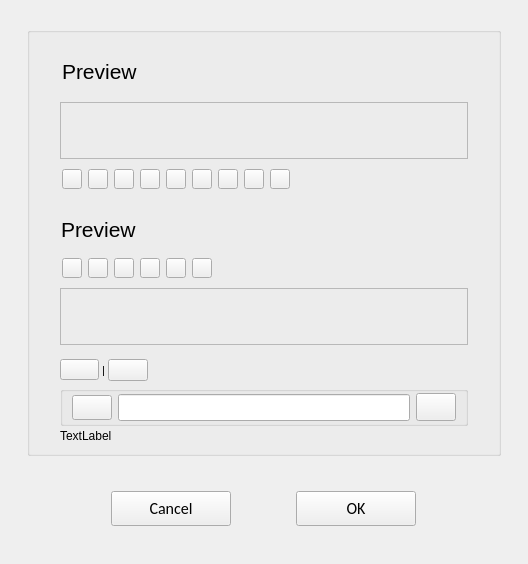
<?xml version="1.0" encoding="UTF-8"?>
<ui version="4.0">
 <class>C_GiSyColorSelectWidget</class>
 <widget class="QWidget" name="C_GiSyColorSelectWidget">
  <property name="geometry">
   <rect>
    <x>0</x>
    <y>0</y>
    <width>528</width>
    <height>564</height>
   </rect>
  </property>
  <property name="windowTitle">
   <string>C_GiSyColorSelectWidget</string>
  </property>
  <layout class="QVBoxLayout" name="verticalLayout">
   <property name="leftMargin">
    <number>27</number>
   </property>
   <property name="topMargin">
    <number>27</number>
   </property>
   <property name="rightMargin">
    <number>27</number>
   </property>
   <property name="bottomMargin">
    <number>0</number>
   </property>
   <item>
    <widget class="stw::opensyde_gui_elements::C_OgeGbx" name="pc_GroupBoxGeneral">
     <property name="minimumSize">
      <size>
       <width>356</width>
       <height>415</height>
      </size>
     </property>
     <layout class="QVBoxLayout" name="verticalLayout_3">
      <property name="spacing">
       <number>0</number>
      </property>
      <property name="leftMargin">
       <number>30</number>
      </property>
      <property name="rightMargin">
       <number>30</number>
      </property>
      <item>
       <layout class="QHBoxLayout" name="horizontalLayout_1">
        <property name="leftMargin">
         <number>2</number>
        </property>
        <item>
         <widget class="stw::opensyde_gui_elements::C_OgeLabContextMenuBase" name="pc_LabelHeadingPreviewStandardColors">
          <property name="styleRole" stdset="0">
           <string>heading-group-bold</string>
          </property>
          <property name="minimumSize">
           <size>
            <width>0</width>
            <height>30</height>
           </size>
          </property>
          <property name="font">
           <font>
            <family>Segoe UI</family>
            <pointsize>16</pointsize>
           </font>
          </property>
          <property name="text">
           <string>Preview</string>
          </property>
         </widget>
        </item>
        <item>
         <spacer name="horizontalSpacer_1">
          <property name="orientation">
           <enum>Qt::Horizontal</enum>
          </property>
          <property name="sizeHint" stdset="0">
           <size>
            <width>100</width>
            <height>0</height>
           </size>
          </property>
         </spacer>
        </item>
       </layout>
      </item>
      <item>
       <spacer name="verticalSpacer_1">
        <property name="orientation">
         <enum>Qt::Vertical</enum>
        </property>
        <property name="sizeType">
         <enum>QSizePolicy::Fixed</enum>
        </property>
        <property name="sizeHint" stdset="0">
         <size>
          <width>2</width>
          <height>2</height>
         </size>
        </property>
       </spacer>
      </item>
      <item>
       <layout class="QVBoxLayout" name="verticalLayout_1">
        <item>
         <widget class="stw::opensyde_gui_elements::C_OgeFraSeparator" name="pc_Frame_3">
          <property name="minimumSize">
           <size>
            <width>0</width>
            <height>1</height>
           </size>
          </property>
          <property name="frameShape">
           <enum>QFrame::StyledPanel</enum>
          </property>
          <property name="frameShadow">
           <enum>QFrame::Raised</enum>
          </property>
         </widget>
        </item>
       </layout>
      </item>
      <item>
       <spacer name="verticalSpacer_2">
        <property name="orientation">
         <enum>Qt::Vertical</enum>
        </property>
        <property name="sizeType">
         <enum>QSizePolicy::Fixed</enum>
        </property>
        <property name="sizeHint" stdset="0">
         <size>
          <width>10</width>
          <height>10</height>
         </size>
        </property>
       </spacer>
      </item>
      <item>
       <layout class="QHBoxLayout" name="horizontalLayout_20">
        <item>
         <layout class="QHBoxLayout" name="horizontalLayout_21">
          <property name="spacing">
           <number>6</number>
          </property>
          <property name="leftMargin">
           <number>2</number>
          </property>
          <item>
           <widget class="stw::opensyde_gui_elements::C_OgePubColor" name="pc_PushButtonLightBlue">
            <property name="maximumSize">
             <size>
              <width>20</width>
              <height>20</height>
             </size>
            </property>
            <property name="checkable">
             <bool>true</bool>
            </property>
           </widget>
          </item>
          <item>
           <widget class="stw::opensyde_gui_elements::C_OgePubColor" name="pc_PushButtonGreen">
            <property name="maximumSize">
             <size>
              <width>20</width>
              <height>20</height>
             </size>
            </property>
            <property name="checkable">
             <bool>true</bool>
            </property>
           </widget>
          </item>
          <item>
           <widget class="stw::opensyde_gui_elements::C_OgePubColor" name="pc_PushButtonGold">
            <property name="maximumSize">
             <size>
              <width>20</width>
              <height>20</height>
             </size>
            </property>
            <property name="checkable">
             <bool>true</bool>
            </property>
           </widget>
          </item>
          <item>
           <widget class="stw::opensyde_gui_elements::C_OgePubColor" name="pc_PushButtonOrange">
            <property name="maximumSize">
             <size>
              <width>20</width>
              <height>20</height>
             </size>
            </property>
            <property name="checkable">
             <bool>true</bool>
            </property>
           </widget>
          </item>
          <item>
           <widget class="stw::opensyde_gui_elements::C_OgePubColor" name="pc_PushButtonRed">
            <property name="maximumSize">
             <size>
              <width>20</width>
              <height>20</height>
             </size>
            </property>
            <property name="checkable">
             <bool>true</bool>
            </property>
           </widget>
          </item>
          <item>
           <widget class="stw::opensyde_gui_elements::C_OgePubColor" name="pc_PushButtonPurple">
            <property name="maximumSize">
             <size>
              <width>20</width>
              <height>20</height>
             </size>
            </property>
            <property name="checkable">
             <bool>true</bool>
            </property>
           </widget>
          </item>
          <item>
           <widget class="stw::opensyde_gui_elements::C_OgePubColor" name="pc_PushButtonLightGreen">
            <property name="maximumSize">
             <size>
              <width>20</width>
              <height>20</height>
             </size>
            </property>
            <property name="checkable">
             <bool>true</bool>
            </property>
           </widget>
          </item>
          <item>
           <widget class="stw::opensyde_gui_elements::C_OgePubColor" name="pc_PushButtonDarkBlueGreen">
            <property name="maximumSize">
             <size>
              <width>20</width>
              <height>20</height>
             </size>
            </property>
            <property name="checkable">
             <bool>true</bool>
            </property>
           </widget>
          </item>
          <item>
           <widget class="stw::opensyde_gui_elements::C_OgePubColor" name="pc_PushButtonLavendel">
            <property name="maximumSize">
             <size>
              <width>20</width>
              <height>20</height>
             </size>
            </property>
            <property name="checkable">
             <bool>true</bool>
            </property>
           </widget>
          </item>
          <item>
           <spacer name="horizontalSpacer_2">
            <property name="orientation">
             <enum>Qt::Horizontal</enum>
            </property>
            <property name="sizeHint" stdset="0">
             <size>
              <width>100</width>
              <height>1</height>
             </size>
            </property>
           </spacer>
          </item>
         </layout>
        </item>
       </layout>
      </item>
      <item>
       <spacer name="verticalSpacer_3">
        <property name="orientation">
         <enum>Qt::Vertical</enum>
        </property>
        <property name="sizeType">
         <enum>QSizePolicy::Fixed</enum>
        </property>
        <property name="sizeHint" stdset="0">
         <size>
          <width>11</width>
          <height>11</height>
         </size>
        </property>
       </spacer>
      </item>
      <item>
       <layout class="QHBoxLayout" name="horizontalLayout_3">
        <property name="leftMargin">
         <number>1</number>
        </property>
        <item>
         <widget class="stw::opensyde_gui_elements::C_OgeLabContextMenuBase" name="pc_LabelHeadingPreviewRecentColors">
          <property name="styleRole" stdset="0">
           <string>heading-group-bold</string>
          </property>
          <property name="minimumSize">
           <size>
            <width>0</width>
            <height>30</height>
           </size>
          </property>
          <property name="font">
           <font>
            <family>Segoe UI</family>
            <pointsize>16</pointsize>
           </font>
          </property>
          <property name="text">
           <string>Preview</string>
          </property>
         </widget>
        </item>
        <item>
         <spacer name="horizontalSpacer_3">
          <property name="orientation">
           <enum>Qt::Horizontal</enum>
          </property>
          <property name="sizeHint" stdset="0">
           <size>
            <width>100</width>
            <height>1</height>
           </size>
          </property>
         </spacer>
        </item>
       </layout>
      </item>
      <item>
       <layout class="QHBoxLayout" name="horizontalLayout_4">
        <property name="spacing">
         <number>6</number>
        </property>
        <property name="leftMargin">
         <number>2</number>
        </property>
        <item>
         <widget class="stw::opensyde_gui_elements::C_OgePubColor" name="pc_PushButtonRecentColorNr1">
          <property name="maximumSize">
           <size>
            <width>20</width>
            <height>20</height>
           </size>
          </property>
          <property name="checkable">
           <bool>true</bool>
          </property>
         </widget>
        </item>
        <item>
         <widget class="stw::opensyde_gui_elements::C_OgePubColor" name="pc_PushButtonRecentColorNr2">
          <property name="maximumSize">
           <size>
            <width>20</width>
            <height>20</height>
           </size>
          </property>
          <property name="checkable">
           <bool>true</bool>
          </property>
         </widget>
        </item>
        <item>
         <widget class="stw::opensyde_gui_elements::C_OgePubColor" name="pc_PushButtonRecentColorNr3">
          <property name="maximumSize">
           <size>
            <width>20</width>
            <height>20</height>
           </size>
          </property>
          <property name="checkable">
           <bool>true</bool>
          </property>
         </widget>
        </item>
        <item>
         <widget class="stw::opensyde_gui_elements::C_OgePubColor" name="pc_PushButtonRecentColorNr4">
          <property name="maximumSize">
           <size>
            <width>20</width>
            <height>20</height>
           </size>
          </property>
          <property name="checkable">
           <bool>true</bool>
          </property>
         </widget>
        </item>
        <item>
         <widget class="stw::opensyde_gui_elements::C_OgePubColor" name="pc_PushButtonRecentColorNr5">
          <property name="maximumSize">
           <size>
            <width>20</width>
            <height>20</height>
           </size>
          </property>
          <property name="checkable">
           <bool>true</bool>
          </property>
         </widget>
        </item>
        <item>
         <widget class="stw::opensyde_gui_elements::C_OgePubColor" name="pc_PushButtonRecentColorNr6">
          <property name="maximumSize">
           <size>
            <width>20</width>
            <height>20</height>
           </size>
          </property>
          <property name="checkable">
           <bool>true</bool>
          </property>
         </widget>
        </item>
        <item>
         <spacer name="horizontalSpacer_4">
          <property name="orientation">
           <enum>Qt::Horizontal</enum>
          </property>
          <property name="sizeHint" stdset="0">
           <size>
            <width>100</width>
            <height>1</height>
           </size>
          </property>
         </spacer>
        </item>
       </layout>
      </item>
      <item>
       <spacer name="verticalSpacer_4">
        <property name="orientation">
         <enum>Qt::Vertical</enum>
        </property>
        <property name="sizeType">
         <enum>QSizePolicy::Fixed</enum>
        </property>
        <property name="sizeHint" stdset="0">
         <size>
          <width>10</width>
          <height>10</height>
         </size>
        </property>
       </spacer>
      </item>
      <item>
       <layout class="QVBoxLayout" name="verticalLayout_2">
        <item>
         <widget class="stw::opensyde_gui_elements::C_OgeFraSeparator" name="frame">
          <property name="minimumSize">
           <size>
            <width>0</width>
            <height>1</height>
           </size>
          </property>
          <property name="frameShape">
           <enum>QFrame::StyledPanel</enum>
          </property>
          <property name="frameShadow">
           <enum>QFrame::Raised</enum>
          </property>
         </widget>
        </item>
       </layout>
      </item>
      <item>
       <spacer name="verticalSpacer_5">
        <property name="orientation">
         <enum>Qt::Vertical</enum>
        </property>
        <property name="sizeType">
         <enum>QSizePolicy::Fixed</enum>
        </property>
        <property name="sizeHint" stdset="0">
         <size>
          <width>7</width>
          <height>7</height>
         </size>
        </property>
       </spacer>
      </item>
      <item>
       <layout class="QHBoxLayout" name="pc_horizontalLayout_5">
        <property name="spacing">
         <number>6</number>
        </property>
       </layout>
      </item>
      <item>
       <spacer name="verticalSpacer_6">
        <property name="orientation">
         <enum>Qt::Vertical</enum>
        </property>
        <property name="sizeType">
         <enum>QSizePolicy::Fixed</enum>
        </property>
        <property name="sizeHint" stdset="0">
         <size>
          <width>7</width>
          <height>7</height>
         </size>
        </property>
       </spacer>
      </item>
      <item>
       <layout class="QHBoxLayout" name="horizontalLayout_6">
        <property name="spacing">
         <number>3</number>
        </property>
        <item>
         <widget class="QPushButton" name="pc_PushButtonHtml">
          <property name="styleRole" stdset="0">
           <string>text-only</string>
          </property>
          <property name="minimumSize">
           <size>
            <width>30</width>
            <height>10</height>
           </size>
          </property>
          <property name="font">
           <font>
            <family>Segoe UI</family>
            <pointsize>8</pointsize>
           </font>
          </property>
         </widget>
        </item>
        <item>
         <widget class="stw::opensyde_gui_elements::C_OgeLabGenericNoPaddingNoMargins" name="pc_LabelPipeSymbol">
          <property name="minimumSize">
           <size>
            <width>2</width>
            <height>0</height>
           </size>
          </property>
          <property name="font">
           <font>
            <family>Segoe UI</family>
            <pointsize>8</pointsize>
           </font>
          </property>
          <property name="text">
           <string>|</string>
          </property>
         </widget>
        </item>
        <item>
         <widget class="QPushButton" name="pc_PushButtonRgba">
          <property name="styleRole" stdset="0">
           <string>text-only</string>
          </property>
          <property name="minimumSize">
           <size>
            <width>30</width>
            <height>10</height>
           </size>
          </property>
          <property name="font">
           <font>
            <family>Segoe UI</family>
           </font>
          </property>
         </widget>
        </item>
        <item>
         <spacer name="horizontalSpacer_5">
          <property name="orientation">
           <enum>Qt::Horizontal</enum>
          </property>
          <property name="sizeHint" stdset="0">
           <size>
            <width>100</width>
            <height>1</height>
           </size>
          </property>
         </spacer>
        </item>
       </layout>
      </item>
      <item>
       <spacer name="verticalSpacer_7">
        <property name="orientation">
         <enum>Qt::Vertical</enum>
        </property>
        <property name="sizeType">
         <enum>QSizePolicy::Fixed</enum>
        </property>
        <property name="sizeHint" stdset="0">
         <size>
          <width>5</width>
          <height>5</height>
         </size>
        </property>
       </spacer>
      </item>
      <item>
       <layout class="QVBoxLayout" name="verticalLayout_4">
        <property name="spacing">
         <number>2</number>
        </property>
        <item>
         <widget class="stw::opensyde_gui_elements::C_OgeGbxGrayed" name="pc_GroupBoxEditColorPicker">
          <property name="minimumSize">
           <size>
            <width>291</width>
            <height>40</height>
           </size>
          </property>
          <layout class="QHBoxLayout" name="horizontalLayout">
           <property name="topMargin">
            <number>0</number>
           </property>
           <property name="bottomMargin">
            <number>0</number>
           </property>
           <item>
            <widget class="stw::opensyde_gui_elements::C_OgePubIconOnly" name="pc_PushButtonIcon">
             <property name="minimumSize">
              <size>
               <width>25</width>
               <height>25</height>
              </size>
             </property>
             <property name="checkable">
              <bool>true</bool>
             </property>
            </widget>
           </item>
           <item>
            <widget class="QLineEdit" name="pc_LineEditColor">
             <property name="font">
              <font>
               <family>Segoe UI</family>
               <pointsize>12</pointsize>
              </font>
             </property>
            </widget>
           </item>
           <item>
            <widget class="stw::opensyde_gui::C_GiSyColorShower" name="pc_PushButtonColorShower">
             <property name="minimumSize">
              <size>
               <width>28</width>
               <height>28</height>
              </size>
             </property>
            </widget>
           </item>
          </layout>
          <zorder>pc_LineEditColor</zorder>
          <zorder>pc_PushButtonIcon</zorder>
          <zorder>pc_PushButtonColorShower</zorder>
         </widget>
        </item>
        <item>
         <widget class="stw::opensyde_gui_elements::C_OgeLabGenericNoPaddingNoMargins" name="pc_LabelNote">
          <property name="minimumSize">
           <size>
            <width>291</width>
            <height>0</height>
           </size>
          </property>
          <property name="font">
           <font>
            <family>Segoe UI</family>
           </font>
          </property>
          <property name="text">
           <string>TextLabel</string>
          </property>
         </widget>
        </item>
       </layout>
      </item>
     </layout>
    </widget>
   </item>
   <item>
    <spacer name="pc_VerticalSpacerAboveButtons">
     <property name="orientation">
      <enum>Qt::Vertical</enum>
     </property>
     <property name="sizeType">
      <enum>QSizePolicy::Fixed</enum>
     </property>
     <property name="sizeHint" stdset="0">
      <size>
       <width>20</width>
       <height>29</height>
      </size>
     </property>
    </spacer>
   </item>
   <item>
    <layout class="QHBoxLayout" name="horizontalLayout_7">
     <item>
      <spacer name="pc_HorizontalSpacerLeftButtons">
       <property name="orientation">
        <enum>Qt::Horizontal</enum>
       </property>
       <property name="sizeType">
        <enum>QSizePolicy::Fixed</enum>
       </property>
       <property name="sizeHint" stdset="0">
        <size>
         <width>45</width>
         <height>35</height>
        </size>
       </property>
      </spacer>
     </item>
     <item>
      <widget class="QPushButton" name="pc_PushButtonCancel">
       <property name="styleRole" stdset="0">
        <string>cancel</string>
       </property>
       <property name="minimumSize">
        <size>
         <width>120</width>
         <height>35</height>
        </size>
       </property>
       <property name="maximumSize">
        <size>
         <width>120</width>
         <height>35</height>
        </size>
       </property>
       <property name="font">
        <font>
         <family>Calibri</family>
         <pointsize>12</pointsize>
        </font>
       </property>
       <property name="text">
        <string>Cancel</string>
       </property>
      </widget>
     </item>
     <item>
      <spacer name="pc_HorizontalSpacerBetweenButtons">
       <property name="orientation">
        <enum>Qt::Horizontal</enum>
       </property>
       <property name="sizeType">
        <enum>QSizePolicy::Fixed</enum>
       </property>
       <property name="sizeHint" stdset="0">
        <size>
         <width>20</width>
         <height>35</height>
        </size>
       </property>
      </spacer>
     </item>
     <item>
      <widget class="stw::opensyde_gui_elements::C_OgePubDialog" name="pc_PushButtonOk">
       <property name="minimumSize">
        <size>
         <width>120</width>
         <height>35</height>
        </size>
       </property>
       <property name="maximumSize">
        <size>
         <width>120</width>
         <height>35</height>
        </size>
       </property>
       <property name="font">
        <font>
         <family>Calibri</family>
         <pointsize>12</pointsize>
        </font>
       </property>
       <property name="text">
        <string>OK</string>
       </property>
      </widget>
     </item>
     <item>
      <spacer name="pc_HorizontalSpacerRightButtons">
       <property name="orientation">
        <enum>Qt::Horizontal</enum>
       </property>
       <property name="sizeType">
        <enum>QSizePolicy::Fixed</enum>
       </property>
       <property name="sizeHint" stdset="0">
        <size>
         <width>45</width>
         <height>35</height>
        </size>
       </property>
      </spacer>
     </item>
    </layout>
   </item>
   <item>
    <spacer name="pc_VerticalSpacerBelowButtons">
     <property name="orientation">
      <enum>Qt::Vertical</enum>
     </property>
     <property name="sizeType">
      <enum>QSizePolicy::Fixed</enum>
     </property>
     <property name="sizeHint" stdset="0">
      <size>
       <width>20</width>
       <height>38</height>
      </size>
     </property>
    </spacer>
   </item>
  </layout>
 </widget>
 <customwidgets>
  <customwidget>
   <class>stw::opensyde_gui_elements::C_OgeLabContextMenuBase</class>
   <extends>QLabel</extends>
   <header>C_OgeLabContextMenuBase.hpp</header>
  </customwidget>
  <customwidget>
   <class>stw::opensyde_gui_elements::C_OgeFraSeparator</class>
   <extends>QFrame</extends>
   <header>C_OgeFraSeparator.hpp</header>
   <container>1</container>
  </customwidget>
  <customwidget>
   <class>stw::opensyde_gui_elements::C_OgePubDialog</class>
   <extends>QPushButton</extends>
   <header>C_OgePubDialog.hpp</header>
  </customwidget>
  <customwidget>
   <class>stw::opensyde_gui_elements::C_OgeGbx</class>
   <extends>QGroupBox</extends>
   <header>C_OgeGbx.hpp</header>
   <container>1</container>
  </customwidget>
  <customwidget>

  </customwidget>
  <customwidget>
   <class>stw::opensyde_gui_elements::C_OgePubIconOnly</class>
   <extends>QPushButton</extends>
   <header>C_OgePubIconOnly.hpp</header>
  </customwidget>
  <customwidget>
   <class>stw::opensyde_gui_elements::C_OgeGbxGrayed</class>
   <extends>QGroupBox</extends>
   <header>C_OgeGbxGrayed.hpp</header>
   <container>1</container>
  </customwidget>
  <customwidget>
   <class>stw::opensyde_gui::C_GiSyColorShower</class>
   <extends>QPushButton</extends>
   <header>C_GiSyColorShower.hpp</header>
  </customwidget>
  <customwidget>
   <class>stw::opensyde_gui_elements::C_OgeLabGenericNoPaddingNoMargins</class>
   <extends>QLabel</extends>
   <header>C_OgeLabGenericNoPaddingNoMargins.hpp</header>
  </customwidget>
  <customwidget>
   <class>stw::opensyde_gui_elements::C_OgePubColor</class>
   <extends>QPushButton</extends>
   <header>C_OgePubColor.hpp</header>
  </customwidget>
 </customwidgets>
 <resources/>
 <connections/>
</ui>
